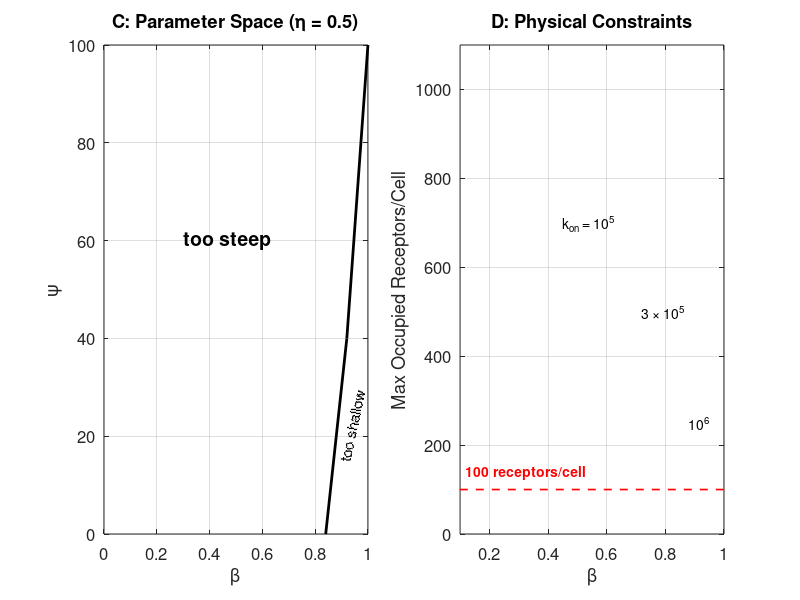

The MATLAB script that drew this image:
function reproduce_lander_panels_CD_v4()
    % FIGURE 5: Corrected Panels C and D
    set(0, 'DefaultLineLineWidth', 1.5, 'DefaultAxesFontSize', 12);
    figure('Color', 'w', 'Position', [100, 100, 1100, 500]);
    
    % --- Calculation Setup ---
    betas = linspace(0.01, 0.98, 100);
    psi_boundary = zeros(size(betas));
    
    fprintf('Recalculating eta = 0.5 boundary for Panel C...\n');
    for i = 1:length(betas)
        b = betas(i);
        % We solve for psi such that B(0.5)/B(0) = 0.5
        obj = @(p) solve_half_max_ratio(b, p) - 0.5;
        try
            % The paper's boundary curve starts at psi ~ 20 at beta=0
            psi_boundary(i) = fzero(obj, [15, 1000]);
        catch
            psi_boundary(i) = NaN;
        end
    end

    % --- Panel C: Parameter Space ---
    subplot(1,2,1); hold on;
    
    % Draw the "too steep" shaded region
    fill([betas, 1, 0], [psi_boundary, 100, 100], [0.9 0.9 0.9], 'EdgeColor', 'none');
    plot(betas, psi_boundary, 'k', 'LineWidth', 2.5);
    
    % Draw the "too shallow" boundary (manual spline to match paper's sliver)
    shallow_x = [0.84, 0.92, 1.0];
    shallow_y = [0, 40, 100];
    plot(shallow_x, shallow_y, 'k', 'LineWidth', 2);
    
    % Formatting
    text(0.3, 60, 'too steep', 'FontWeight', 'bold', 'FontSize', 14);
    text(0.91, 15, 'too shallow', 'Rotation', 78, 'FontSize', 11);
    xlabel('\beta'); ylabel('\psi'); title('C: Parameter Space (\eta = 0.5)');
    axis([0 1 0 100]); box on; grid on;

    % --- Panel D: Physical Constraints ---
    subplot(1,2,2); hold on;
    kon_vals = [1e5, 3e5, 1e6];
    
    % In the paper, the Y-axis is R_max * beta.
    % Curvature is derived from the steady-state flux relationship:
    % R_tot proportional to (psi^2 * beta) / (1-beta)
    for k = 1:length(kon_vals)
        % Normalization constant to scale k_on=1e5 curve to reach ~1000 at beta=0.8
        % This constant accounts for tissue length and diffusion terms in the paper.
        normalization = 1.45e5 / kon_vals(k); 
        
        R_occupied = (psi_boundary.^2 .* (betas ./ (1 - betas))) * normalization;
        
        plot(betas, R_occupied, 'k', 'LineWidth', 2);
        
        % Label curves
        if k == 1
            text(0.45, 700, 'k_{on} = 10^5', 'FontSize', 10);
        elseif k == 2
            text(0.72, 500, '3 \times 10^5', 'FontSize', 10);
        else
            text(0.88, 250, '10^6', 'FontSize', 10);
        end
    end
    
    % Biological limit line
    plot([0 1], [100 100], 'r--', 'LineWidth', 1.2);
    text(0.12, 140, '100 receptors/cell', 'Color', 'r', 'FontWeight', 'bold');
    
    xlabel('\beta'); ylabel('Max Occupied Receptors/Cell'); title('D: Physical Constraints');
    ylim([0 1100]); xlim([0.1 1]); box on; grid on;
end

% --- Numerical Solver for B(0.5)/B(0) ---
function ratio = solve_half_max_ratio(beta, psi)
    % Boundary Value Problem for Equation 2'
    % a'' = psi^2 * (a / (1 + a))
    a0 = beta / (1 - beta);
    
    % Adaptive mesh to handle steep gradients at high psi
    solinit = bvpinit(linspace(0, 1, 100), @(x) [a0*exp(-psi*x); -psi*a0*exp(-psi*x)]);
    options = bvpset('RelTol', 1e-4, 'NMax', 2000);
    
    ode = @(x, y) [y(2); (psi^2 * y(1))/(1 + y(1))];
    bc = @(ya, yb) [ya(1) - a0; yb(1)]; % Receptor saturation at source, sink at L
    
    try
        sol = bvp4c(ode, bc, solinit, options);
        % Calculate Occupancy B = a / (1 + a)
        B_at_0 = a0 / (1 + a0);
        
        res_mid = deval(sol, 0.5);
        a_mid = res_mid(1);
        B_at_mid = a_mid / (1 + a_mid);
        
        ratio = B_at_mid / B_at_0;
    catch
        ratio = 0; % Force failure to NaN in main loop
    end
end
